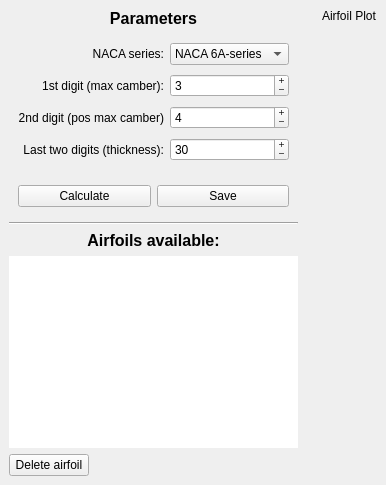
               <widget class="QWidget" name="airfoil_page">
                <property name="styleSheet">
                 <string notr="true"/>
                </property>
                <layout class="QHBoxLayout" name="horizontalLayout_17">
                 <property name="leftMargin">
                  <number>0</number>
                 </property>
                 <property name="topMargin">
                  <number>0</number>
                 </property>
                 <property name="rightMargin">
                  <number>0</number>
                 </property>
                 <property name="bottomMargin">
                  <number>0</number>
                 </property>
                 <item>
                  <widget class="QFrame" name="frame_17">
                   <property name="frameShape">
                    <enum>QFrame::Shape::NoFrame</enum>
                   </property>
                   <property name="frameShadow">
                    <enum>QFrame::Shadow::Raised</enum>
                   </property>
                   <layout class="QVBoxLayout" name="verticalLayout_20">
                    <item>
                     <widget class="QLabel" name="label_8">
                      <property name="maximumSize">
                       <size>
                        <width>16777215</width>
                        <height>40</height>
                       </size>
                      </property>
                      <property name="font">
                       <font>
                        <family>Segoe UI</family>
                        <pointsize>12</pointsize>
                        <italic>false</italic>
                        <bold>true</bold>
                       </font>
                      </property>
                      <property name="styleSheet">
                       <string notr="true"/>
                      </property>
                      <property name="text">
                       <string>Parameters</string>
                      </property>
                      <property name="alignment">
                       <set>Qt::AlignmentFlag::AlignCenter</set>
                      </property>
                     </widget>
                    </item>
                    <item>
                     <widget class="QFrame" name="airfoil_parameters_frame">
                      <property name="styleSheet">
                       <string notr="true"/>
                      </property>
                      <layout class="QGridLayout" name="gridLayout_18">
                       <property name="verticalSpacing">
                        <number>9</number>
                       </property>
                       <item row="0" column="0">
                        <widget class="QLabel" name="label_9">
                         <property name="sizePolicy">
                          <sizepolicy hsizetype="Preferred" vsizetype="Preferred">
                           <horstretch>0</horstretch>
                           <verstretch>0</verstretch>
                          </sizepolicy>
                         </property>
                         <property name="minimumSize">
                          <size>
                           <width>0</width>
                           <height>0</height>
                          </size>
                         </property>
                         <property name="maximumSize">
                          <size>
                           <width>150</width>
                           <height>16777215</height>
                          </size>
                         </property>
                         <property name="text">
                          <string>NACA series:</string>
                         </property>
                         <property name="alignment">
                          <set>Qt::AlignmentFlag::AlignRight|Qt::AlignmentFlag::AlignTrailing|Qt::AlignmentFlag::AlignVCenter</set>
                         </property>
                        </widget>
                       </item>
                       <item row="0" column="1">
                        <widget class="QComboBox" name="airfoil_nacaseries_input">
                         <property name="sizePolicy">
                          <sizepolicy hsizetype="Preferred" vsizetype="Preferred">
                           <horstretch>0</horstretch>
                           <verstretch>0</verstretch>
                          </sizepolicy>
                         </property>
                         <property name="styleSheet">
                          <string notr="true"/>
                         </property>
                         <property name="editable">
                          <bool>false</bool>
                         </property>
                         <property name="currentIndex">
                          <number>2</number>
                         </property>
                         <item>
                          <property name="text">
                           <string>NACA 4-digit</string>
                          </property>
                         </item>
                         <item>
                          <property name="text">
                           <string>NACA 6-series</string>
                          </property>
                         </item>
                         <item>
                          <property name="text">
                           <string>NACA 6A-series</string>
                          </property>
                         </item>
                        </widget>
                       </item>
                       <item row="1" column="0">
                        <widget class="QLabel" name="label_10">
                         <property name="sizePolicy">
                          <sizepolicy hsizetype="Preferred" vsizetype="Preferred">
                           <horstretch>0</horstretch>
                           <verstretch>0</verstretch>
                          </sizepolicy>
                         </property>
                         <property name="minimumSize">
                          <size>
                           <width>0</width>
                           <height>0</height>
                          </size>
                         </property>
                         <property name="maximumSize">
                          <size>
                           <width>150</width>
                           <height>16777215</height>
                          </size>
                         </property>
                         <property name="layoutDirection">
                          <enum>Qt::LayoutDirection::LeftToRight</enum>
                         </property>
                         <property name="text">
                          <string>1st digit (max camber):</string>
                         </property>
                         <property name="alignment">
                          <set>Qt::AlignmentFlag::AlignRight|Qt::AlignmentFlag::AlignTrailing|Qt::AlignmentFlag::AlignVCenter</set>
                         </property>
                        </widget>
                       </item>
                       <item row="1" column="1">
                        <widget class="QSpinBox" name="airfoil_seconddigit_input">
                         <property name="sizePolicy">
                          <sizepolicy hsizetype="Preferred" vsizetype="Preferred">
                           <horstretch>0</horstretch>
                           <verstretch>0</verstretch>
                          </sizepolicy>
                         </property>
                         <property name="layoutDirection">
                          <enum>Qt::LayoutDirection::LeftToRight</enum>
                         </property>
                         <property name="alignment">
                          <set>Qt::AlignmentFlag::AlignJustify|Qt::AlignmentFlag::AlignVCenter</set>
                         </property>
                         <property name="buttonSymbols">
                          <enum>QAbstractSpinBox::ButtonSymbols::PlusMinus</enum>
                         </property>
                         <property name="showGroupSeparator" stdset="0">
                          <bool>false</bool>
                         </property>
                         <property name="maximum">
                          <number>9</number>
                         </property>
                         <property name="value">
                          <number>3</number>
                         </property>
                        </widget>
                       </item>
                       <item row="2" column="0">
                        <widget class="QLabel" name="label_11">
                         <property name="sizePolicy">
                          <sizepolicy hsizetype="Preferred" vsizetype="Preferred">
                           <horstretch>0</horstretch>
                           <verstretch>0</verstretch>
                          </sizepolicy>
                         </property>
                         <property name="minimumSize">
                          <size>
                           <width>0</width>
                           <height>0</height>
                          </size>
                         </property>
                         <property name="maximumSize">
                          <size>
                           <width>16777215</width>
                           <height>16777215</height>
                          </size>
                         </property>
                         <property name="layoutDirection">
                          <enum>Qt::LayoutDirection::LeftToRight</enum>
                         </property>
                         <property name="text">
                          <string>2nd digit (pos max camber)</string>
                         </property>
                         <property name="alignment">
                          <set>Qt::AlignmentFlag::AlignRight|Qt::AlignmentFlag::AlignTrailing|Qt::AlignmentFlag::AlignVCenter</set>
                         </property>
                        </widget>
                       </item>
                       <item row="2" column="1">
                        <widget class="QSpinBox" name="airfoil_thirddigit_input">
                         <property name="sizePolicy">
                          <sizepolicy hsizetype="Preferred" vsizetype="Preferred">
                           <horstretch>0</horstretch>
                           <verstretch>0</verstretch>
                          </sizepolicy>
                         </property>
                         <property name="layoutDirection">
                          <enum>Qt::LayoutDirection::LeftToRight</enum>
                         </property>
                         <property name="alignment">
                          <set>Qt::AlignmentFlag::AlignJustify|Qt::AlignmentFlag::AlignVCenter</set>
                         </property>
                         <property name="buttonSymbols">
                          <enum>QAbstractSpinBox::ButtonSymbols::PlusMinus</enum>
                         </property>
                         <property name="showGroupSeparator" stdset="0">
                          <bool>false</bool>
                         </property>
                         <property name="value">
                          <number>4</number>
                         </property>
                        </widget>
                       </item>
                       <item row="3" column="0">
                        <widget class="QLabel" name="label_12">
                         <property name="sizePolicy">
                          <sizepolicy hsizetype="Preferred" vsizetype="Preferred">
                           <horstretch>0</horstretch>
                           <verstretch>0</verstretch>
                          </sizepolicy>
                         </property>
                         <property name="minimumSize">
                          <size>
                           <width>0</width>
                           <height>0</height>
                          </size>
                         </property>
                         <property name="maximumSize">
                          <size>
                           <width>150</width>
                           <height>16777215</height>
                          </size>
                         </property>
                         <property name="layoutDirection">
                          <enum>Qt::LayoutDirection::LeftToRight</enum>
                         </property>
                         <property name="text">
                          <string>Last two digits (thickness):</string>
                         </property>
                         <property name="alignment">
                          <set>Qt::AlignmentFlag::AlignRight|Qt::AlignmentFlag::AlignTrailing|Qt::AlignmentFlag::AlignVCenter</set>
                         </property>
                        </widget>
                       </item>
                       <item row="3" column="1">
                        <widget class="QSpinBox" name="airfoil_lasttwodigits_input">
                         <property name="sizePolicy">
                          <sizepolicy hsizetype="Preferred" vsizetype="Preferred">
                           <horstretch>0</horstretch>
                           <verstretch>0</verstretch>
                          </sizepolicy>
                         </property>
                         <property name="layoutDirection">
                          <enum>Qt::LayoutDirection::LeftToRight</enum>
                         </property>
                         <property name="alignment">
                          <set>Qt::AlignmentFlag::AlignJustify|Qt::AlignmentFlag::AlignVCenter</set>
                         </property>
                         <property name="buttonSymbols">
                          <enum>QAbstractSpinBox::ButtonSymbols::PlusMinus</enum>
                         </property>
                         <property name="showGroupSeparator" stdset="0">
                          <bool>false</bool>
                         </property>
                         <property name="value">
                          <number>30</number>
                         </property>
                        </widget>
                       </item>
                      </layout>
                     </widget>
                    </item>
                    <item>
                     <widget class="QFrame" name="horizontalFrame_2">
                      <property name="styleSheet">
                       <string notr="true"/>
                      </property>
                      <layout class="QHBoxLayout" name="horizontalLayout_4">
                       <item>
                        <widget class="QPushButton" name="airfoil_calculateairfoil_button">
                         <property name="sizePolicy">
                          <sizepolicy hsizetype="Preferred" vsizetype="Preferred">
                           <horstretch>0</horstretch>
                           <verstretch>0</verstretch>
                          </sizepolicy>
                         </property>
                         <property name="text">
                          <string>Calculate</string>
                         </property>
                        </widget>
                       </item>
                       <item>
                        <widget class="QPushButton" name="airfoil_saveairfoil_button">
                         <property name="sizePolicy">
                          <sizepolicy hsizetype="Preferred" vsizetype="Preferred">
                           <horstretch>0</horstretch>
                           <verstretch>0</verstretch>
                          </sizepolicy>
                         </property>
                         <property name="text">
                          <string>Save</string>
                         </property>
                        </widget>
                       </item>
                      </layout>
                     </widget>
                    </item>
                    <item>
                     <widget class="Line" name="line">
                      <property name="orientation">
                       <enum>Qt::Orientation::Horizontal</enum>
                      </property>
                     </widget>
                    </item>
                    <item>
                     <widget class="QLabel" name="label_14">
                      <property name="font">
                       <font>
                        <family>Segoe UI</family>
                        <pointsize>12</pointsize>
                        <italic>false</italic>
                        <bold>true</bold>
                       </font>
                      </property>
                      <property name="styleSheet">
                       <string notr="true"/>
                      </property>
                      <property name="text">
                       <string>Airfoils available:</string>
                      </property>
                      <property name="alignment">
                       <set>Qt::AlignmentFlag::AlignCenter</set>
                      </property>
                     </widget>
                    </item>
                    <item>
                     <widget class="QListWidget" name="airfoil_listairfoils_widget">
                      <property name="sizePolicy">
                       <sizepolicy hsizetype="Preferred" vsizetype="MinimumExpanding">
                        <horstretch>0</horstretch>
                        <verstretch>0</verstretch>
                       </sizepolicy>
                      </property>
                      <property name="focusPolicy">
                       <enum>Qt::FocusPolicy::StrongFocus</enum>
                      </property>
                      <property name="styleSheet">
                       <string notr="true"/>
                      </property>
                      <property name="frameShape">
                       <enum>QFrame::Shape::NoFrame</enum>
                      </property>
                      <property name="frameShadow">
                       <enum>QFrame::Shadow::Plain</enum>
                      </property>
                      <property name="spacing">
                       <number>0</number>
                      </property>
                      <property name="selectionRectVisible">
                       <bool>false</bool>
                      </property>
                     </widget>
                    </item>
                    <item>
                     <widget class="QPushButton" name="airfoil_delAirfoil_button">
                      <property name="sizePolicy">
                       <sizepolicy hsizetype="Maximum" vsizetype="Preferred">
                        <horstretch>0</horstretch>
                        <verstretch>0</verstretch>
                       </sizepolicy>
                      </property>
                      <property name="styleSheet">
                       <string notr="true"/>
                      </property>
                      <property name="text">
                       <string>Delete airfoil</string>
                      </property>
                     </widget>
                    </item>
                   </layout>
                  </widget>
                 </item>
                 <item>
                  <widget class="QFrame" name="frame_18">
                   <property name="frameShape">
                    <enum>QFrame::Shape::NoFrame</enum>
                   </property>
                   <property name="frameShadow">
                    <enum>QFrame::Shadow::Raised</enum>
                   </property>
                   <layout class="QVBoxLayout" name="verticalLayout_21">
                    <item>
                     <widget class="QLabel" name="label_2">
                      <property name="text">
                       <string>Airfoil Plot</string>
                      </property>
                     </widget>
                    </item>
                    <item>
                     <widget class="QWidget" name="airfoil_graph_widget" native="true">
                      <property name="sizePolicy">
                       <sizepolicy hsizetype="MinimumExpanding" vsizetype="MinimumExpanding">
                        <horstretch>0</horstretch>
                        <verstretch>0</verstretch>
                       </sizepolicy>
                      </property>
                      <property name="minimumSize">
                       <size>
                        <width>0</width>
                        <height>0</height>
                       </size>
                      </property>
                      <property name="styleSheet">
                       <string notr="true"/>
                      </property>
                      <layout class="QVBoxLayout" name="verticalLayout_9">
                       <property name="leftMargin">
                        <number>0</number>
                       </property>
                       <property name="topMargin">
                        <number>0</number>
                       </property>
                       <property name="rightMargin">
                        <number>0</number>
                       </property>
                       <property name="bottomMargin">
                        <number>0</number>
                       </property>
                      </layout>
                     </widget>
                    </item>
                   </layout>
                  </widget>
                 </item>
                </layout>
               </widget>
